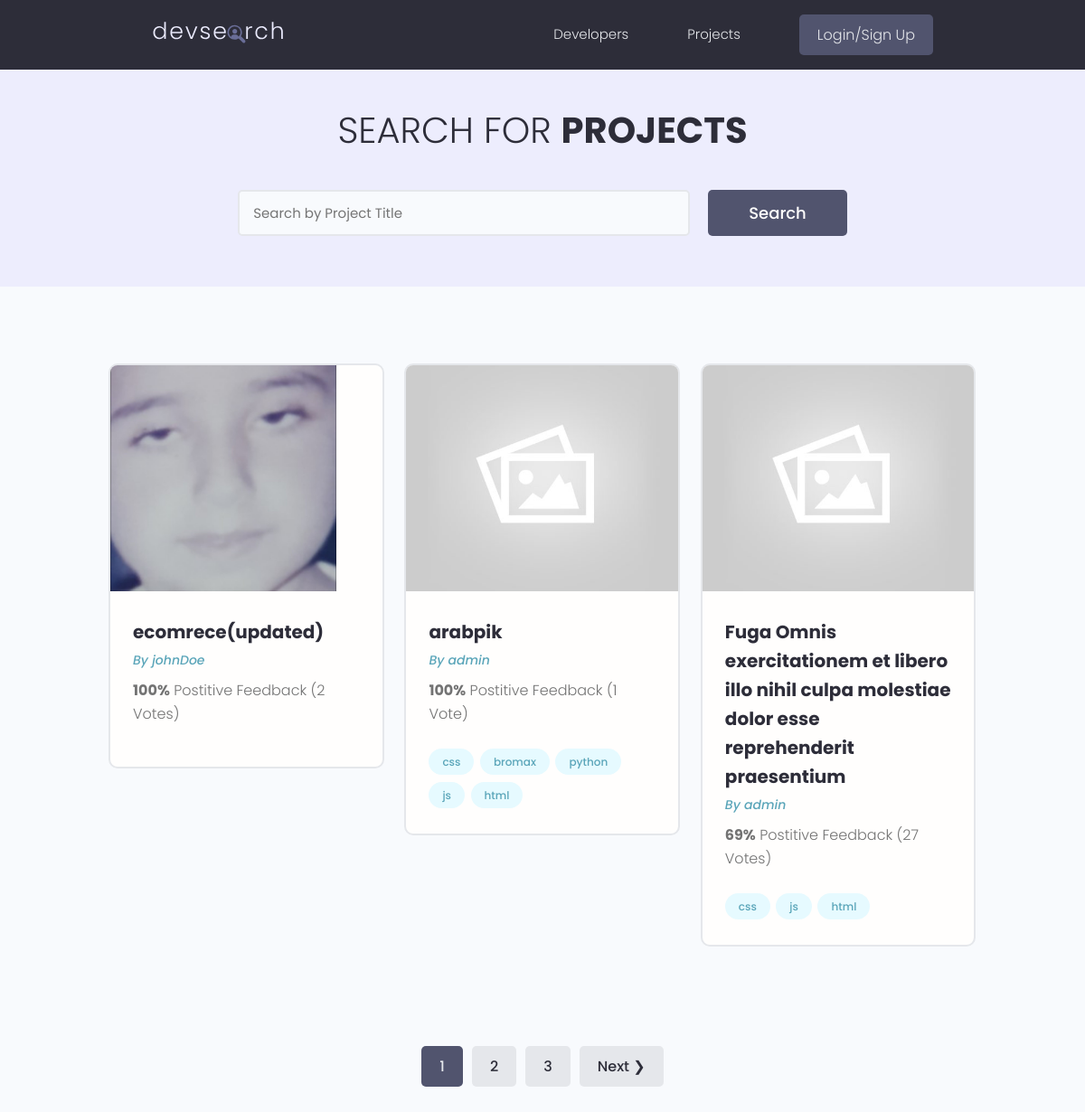
/projects/, run on the app's committed database.
### projects/models.py (models this page shows, shortened)
class Project(models.Model):
    id = models.UUIDField(default=uuid.uuid4, unique=True, primary_key=True, editable=False)
    owner = models.ForeignKey(Profile, null=True, blank=True, on_delete=models.SET_NULL)
    title = models.CharField(max_length=2000)
    description = models.TextField(null=True, blank=True)
    image = models.ImageField(null=True, blank=True, default="default.jpg")
    tags = models.ManyToManyField('Tag', blank=True)
    demo_link = models.URLField(max_length=2000, null=True, blank=True)
    source_link = models.URLField(max_length=2000, null=True, blank=True)
    vote_total = models.IntegerField(default=0, null=True, blank=True)
    vote_ratio = models.IntegerField(default=0, null=True, blank=True)
    created = models.DateTimeField(auto_now_add=True)
    def __init__(self, *args, **kwargs):
        super().__init__(*args, **kwargs)
        fixImage(Project, self, 'image', 'default.jpg')
    class Meta:
        ordering = ["-vote_ratio", "-vote_total", "title"]

class Tag(models.Model):
    id = models.UUIDField(default=uuid.uuid4, unique=True, primary_key=True, editable=False)
    name = models.CharField(max_length=300)
    created = models.DateTimeField(auto_now_add=True)
    def __str__(self):
        return self.name

### users/models.py (models this page shows, shortened)
class Profile(models.Model):
    id = models.UUIDField(default=uuid.uuid4, unique=True,
                            primary_key=True, editable=False)
    user = models.OneToOneField(
        User, null=True, blank=True, on_delete=models.CASCADE, related_name='user')
    name = models.CharField(max_length=200, null=True, blank=True)
    user_name = models.CharField(max_length=200, null=True, blank=True)
    email = models.EmailField(null=True, blank=True)
    headline = models.CharField(max_length=800, null=True, blank=True)
    bio = models.TextField(null=True, blank=True)
    location = models.CharField(max_length=200, null=True, blank=True)
    profile_image = models.ImageField(
        null=True, blank=True, upload_to="profiles/", default="profiles/user-default.png")
    social_github = models.URLField(max_length=200, null=True, blank=True)
    social_twitter = models.URLField(max_length=200, null=True, blank=True)
    social_linkedin = models.URLField(max_length=200, null=True, blank=True)
    social_youtube = models.URLField(max_length=200, null=True, blank=True)
    social_website = models.URLField(max_length=200, null=True, blank=True)
    reviews = models.ManyToManyField(User, blank=True, related_name='reviews')
    reviews_counter = models.IntegerField(default=0, null=True, blank=True)
    created = models.DateTimeField(auto_now_add=True)
    is_saved = True
    def __init__(self, *args, **kwargs):
        super().__init__(*args, **kwargs)
        fixImage(Profile, self, 'profile_image', 'profiles/user-default.png')
    def __str__(self):
        return str(self.user.username)
    class Meta:
        ordering = ["-reviews_counter"]

### projects/views.py (the view)
# urls.py: path("projects/", views.getProjects),
def projects(request):
    search_query, projects = searchProjects(request)
    try:
        pages, projects = paginateProjects(request, search_query, projects)
    except Exception as error:
        return error.args[0]
    context = {
        "projects": projects,
        "search_query": search_query,
        "pages": pages
    }
    return render(request, 'projects/projects.html', context)

### projects/utils.py (called while the page is built)
def searchProjects(request) -> tuple[str, list]:
    search_query = ""
    if request.GET.get("search_query"):
        search_query = request.GET.get("search_query")
    tags = Tag.objects.filter(name__icontains=search_query)
    projects = Project.objects.filter((Q(title__icontains=search_query) |
                                        Q(owner__user_name__icontains=search_query) |
                                        Q(tags__in=tags)) &
                                        ~Q(owner = None)).distinct()
    return search_query, projects

### utils/fixImage.py (called while the page is built)
def fixImage(parent, self, name, path):
    if not getattr(self, name):
        image = {
            name: path
        }
        parent.objects.filter(id=self.id).update(**image)
        setattr(self, name, {
            'url': f'/media/{path}'
        })

### projects/templates/projects/projects.html (shortened to what this page needs)
{% extends 'main.html' %} {% block content %}
<main class="projects">
    <section class="hero-section text-center">
        <div class="container container--narrow">
            <div class="hero-section__box">
                <h2>Search for <span>Projects</span></h2>
            </div>
            <div class="hero-section__search">
                <form id="search-form" class="form" action="{% url 'projects' %}" method="get">
                    <div class="form__field">
                        <input class="input input--text" id="formInput#search" type="text" name="search_query"
                            placeholder="Search by Project Title" value="{{ search_query }}"/>
                    </div>
                    <input class="btn btn--sub btn--lg" type="submit" value="Search" />
                </form>
            </div>
        </div>
    </section>
    <section class="projectsList">
        <div class="container">
            <div class="grid grid--three">
                {% for project in projects %}
                <div class="column">
                    <div class="card project">
                        <a href="{% url 'project' project.id %}" class="project">
                            <img class="project__thumbnail" src="{{project.image.url}}" alt="project thumbnail" />
                            <div class="card__body">
                                <h3 class="project__title">{{project.title}}</h3>
                                <p><a class="project__author" href="{% url 'user-profile' project.owner.id %}">By {{project.owner}}</a></p>
                                <p class="project--rating">
                                    <span style="font-weight: bold;">{{project.vote_ratio}}%</span> Postitive
                                    Feedback ({{project.vote_total}} Vote{{project.vote_total|pluralize}})
                                </p>
                                <div class="project__tags">
                                    {% for tag in project.tags.all %}
                                    <span class="tag tag--pill tag--main">
                                        <small>{{tag}}</small>
                                    </span>
                                    {% endfor %}
                                </div>
                            </div>
                        </a>
                    </div>
                </div>
                {% endfor %}
            </div>
        </div>
    </section>
    {% include 'pagination.html' with queryset=projects pages=pages %}
</main>
{% endblock content %}

### static/styles/app.css (style rules this page uses)
:root { --color-sub: #2d2d39; }
.btn--sub { background-color: var(--color-sub-light); }
.card { border: 2px solid var(--color-light); }
img { width: 100%; }
.hero-section { height: 40vh; display: flex; align-items: center; background-color: var(--color-sub); }
.hero-section__box { margin-bottom: 4rem; }
.hero-section__box > h2, .hero-section__box > h2 > span { font-size: 4rem; color: var(--color-light); line-height: 1.3; text-transform: uppercase; }
.hero-section__box > h2 { font-weight: 300; }
.hero-section__box > h2 > span { font-weight: 700; }
.hero-section__search > .form { display: flex; align-items: center; justify-content: center; gap: 2rem; }
.hero-section__search > .form input.input--text { width: 50rem; }
.project__author { font-size: 1.4rem; font-style: italic; }
.project--rating { margin-bottom: 1.6em; margin-top: .5em; }
.projects > .hero-section { background: var(--color-sub-lighter); height: 30vh; }
.projects .hero-section__box { margin-bottom: 2.5rem; }
.projects .hero-section__box > h2 { color: var(--color-sub); }
.projects .hero-section__box > h2 > span { font-weight: 700; color: var(--color-sub); }
.projectsList { margin-top: 8rem; }
.project__thumbnail { height: 25rem; object-fit: cover; object-position: top center; }
.project__title { font-size: 2rem; font-weight: 700; color: var(--color-sub); }

### static/uikit/styles/modules/_variables.css (style rules this page uses)
:root { --color-main: #5aa5b9; --color-main-light: #e6faff; --color-sub: #3f4156; --color-sub-light: #51546e; --color-sub-lighter: #ededfd; --color-text: #737373; --color-gray: #8b8b8b; --color-light: #e5e7eb; --color-light-gray: #767676; --color-bg: #f8fafd; --color-white: #fffefd; --color-white-light: #f3f3f3; --color-success: #359e64; --color-success-bg: #def8e8; --color-error: #fc4b0b; --color-error-bg: #fff2ee; --font-base: 'Poppins', arial, helvetica, 'Segoe UI', roboto, ubuntu, sans-serif; --font-monospace: 'Fira Code', 'Courier New', courier, monospace; --font-regular: 300; --font-medium: 500; --font-bold: 700; --generic-shadow: 1px 1px 5px #00000010; --generic-transition: all 0.3s ease-in-out; }

### static/uikit/styles/modules/_base.css (style rules this page uses)
* { margin: 0; padding: 0; box-sizing: border-box; text-rendering: optimizeLegibility; color: inherit; font-size: inherit; }
html { font-size: 50%; }
@media only screen and (min-width: 480px) { html { font-size: 56.25%; } }
@media only screen and (min-width: 1200px) { html { font-size: 62.5%; } }
body { line-height: 1.6; font-weight: 400; font-size: 1.5rem; color: var(--color-text); background-color: var(--color-bg); min-height: 100vh; }

### static/uikit/styles/modules/_typography.css (style rules this page uses)
* { font-family: var(--font-base); }
h2 { font-size: 3.6rem; font-weight: var(--font-bold); }
h3 { font-size: 3.2rem; font-weight: var(--font-medium); }
p, span, strong { font-size: 1.6rem; color: var(--color-text); font-weight: var(--font-regular); }
a { padding-bottom: 2px; text-decoration: none; display: inline-block; color: var(--color-main); font-weight: var(--font-medium); }

### static/uikit/styles/modules/_utilities.css (style rules this page uses)
.container { width: 92%; max-width: 165rem; margin: 0 auto; box-sizing: border-box; }
.container--narrow { width: 92%; max-width: 120rem; }
@media screen and (min-width: 1000px) { .container { width: 90%; } }
@media screen and (min-width: 1000px) { .container--narrow { width: 85%; } }
@media screen and (min-width: 1200px) { .container { width: 80%; } }
@media screen and (min-width: 1200px) { .container--narrow { width: 72%; } }
.text-center { text-align: center; }

### static/uikit/styles/modules/_button.css (style rules this page uses)
.btn { display: inline-block; position: relative; cursor: pointer; background-color: var(--color-light); font-weight: var(--font-medium); color: var(--color-sub); text-decoration: none; padding: 1rem 2rem; border-radius: 0.5rem; border: none; width: -webkit-fit-content; width: -moz-fit-content; width: fit-content; height: -webkit-fit-content; height: -moz-fit-content; height: fit-content; font-size: 1.6rem; outline-width: 0; outline-color: transparent; -webkit-backface-visibility: hidden; backface-visibility: hidden; transition: all 0.3s ease-in-out; }
.btn--sub { background-color: var(--color-sub); color: var(--color-white); }
.btn--lg { font-size: 1.8rem; padding: 1.2rem 4.5rem; }

### static/uikit/styles/modules/_card.css (style rules this page uses)
.card { border-radius: 1rem; background-color: var(--color-white); border: 1.5px solid var(--color-light); width: auto; height: auto; margin-top: 0.5rem; margin-bottom: 0.5rem; overflow: hidden; }
.card__body, .card__header { padding: 2rem 2.5rem; }

### data on the page
Project: image (picture), title "ecomrece(updated)", owner "johnDoe", vote_ratio "100", vote_total "2"
Project: image (placeholder picture), title "arabpik", owner "admin", vote_ratio "100", vote_total "1"
Tag: name "css"
Tag: name "bromax"
Tag: name "python"
Tag: name "js"
Tag: name "html"
Project: image (placeholder picture), title "Fuga Omnis exercitationem et libero illo nihil culpa molestiae dolor esse reprehenderit praesentium", owner "admin", vote_ratio "69", vote_total "27"

### other printed values
{{ page }} "1" "2" "3"
